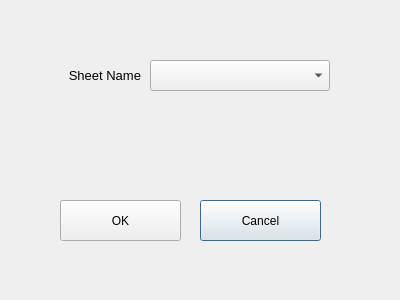
<?xml version="1.0" encoding="UTF-8"?>
<ui version="4.0">
 <class>Dialog</class>
 <widget class="QDialog" name="Dialog">
  <property name="geometry">
   <rect>
    <x>0</x>
    <y>0</y>
    <width>400</width>
    <height>300</height>
   </rect>
  </property>
  <property name="windowTitle">
   <string>Dialog</string>
  </property>
  <widget class="QComboBox" name="sheet_name_cbox">
   <property name="geometry">
    <rect>
     <x>150</x>
     <y>60</y>
     <width>180</width>
     <height>31</height>
    </rect>
   </property>
   <property name="sizePolicy">
    <sizepolicy hsizetype="Preferred" vsizetype="Preferred">
     <horstretch>0</horstretch>
     <verstretch>0</verstretch>
    </sizepolicy>
   </property>
   <property name="font">
    <font>
     <pointsize>10</pointsize>
    </font>
   </property>
  </widget>
  <widget class="QPushButton" name="cancel_btn">
   <property name="geometry">
    <rect>
     <x>200</x>
     <y>200</y>
     <width>121</width>
     <height>41</height>
    </rect>
   </property>
   <property name="cursor">
    <cursorShape>PointingHandCursor</cursorShape>
   </property>
   <property name="text">
    <string>Cancel</string>
   </property>
  </widget>
  <widget class="QPushButton" name="ok_btn">
   <property name="geometry">
    <rect>
     <x>60</x>
     <y>200</y>
     <width>121</width>
     <height>41</height>
    </rect>
   </property>
   <property name="cursor">
    <cursorShape>PointingHandCursor</cursorShape>
   </property>
   <property name="text">
    <string>OK</string>
   </property>
  </widget>
  <widget class="QLabel" name="sheet_name_lbl">
   <property name="geometry">
    <rect>
     <x>20</x>
     <y>60</y>
     <width>121</width>
     <height>31</height>
    </rect>
   </property>
   <property name="font">
    <font>
     <pointsize>10</pointsize>
    </font>
   </property>
   <property name="text">
    <string>Sheet Name</string>
   </property>
   <property name="alignment">
    <set>Qt::AlignRight|Qt::AlignTrailing|Qt::AlignVCenter</set>
   </property>
   <property name="margin">
    <number>5</number>
   </property>
  </widget>
 </widget>
 <resources/>
 <connections/>
</ui>
